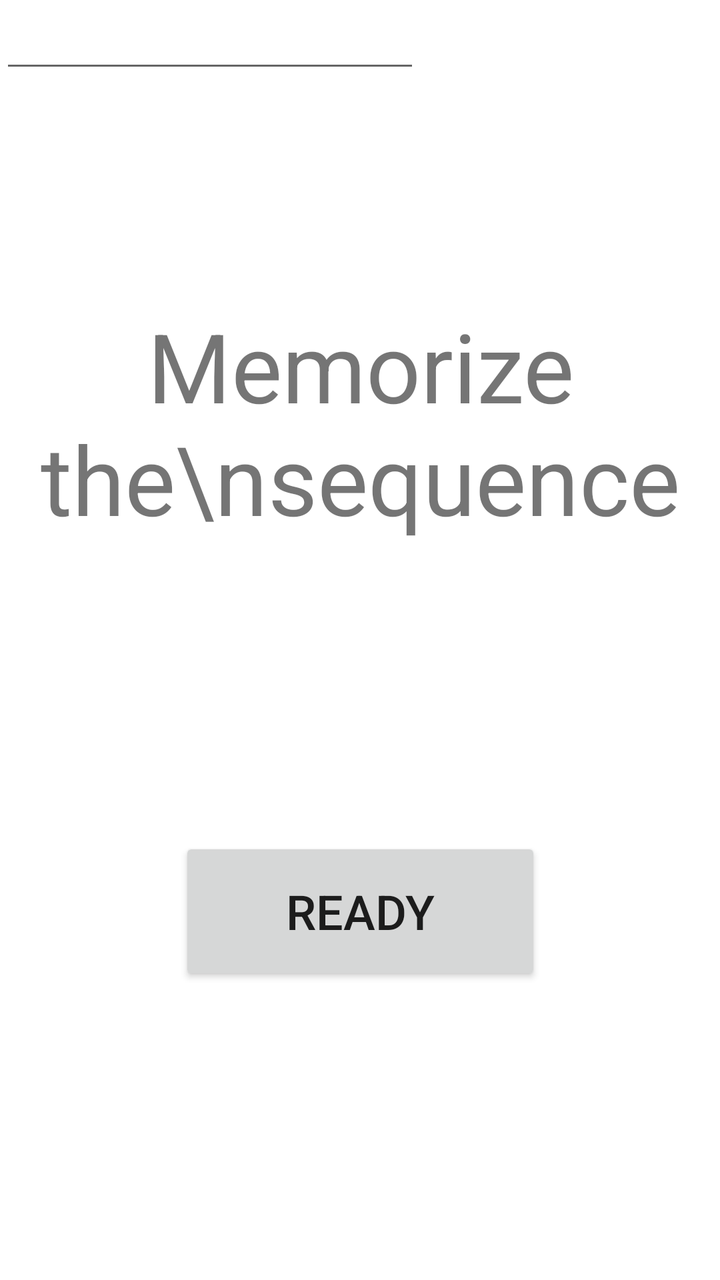
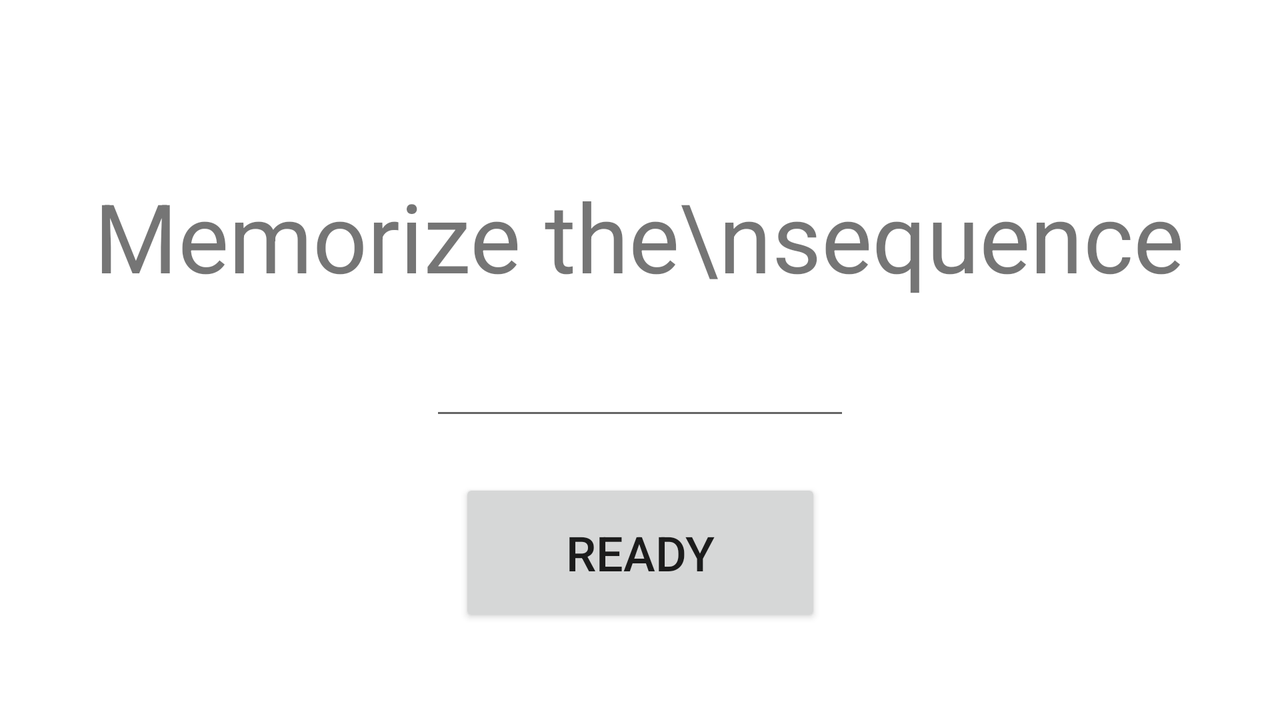

Compare how this app lays out the same screen by default and in its alternative resource folder. The renders come first, then the two layout files and the values they reference.
<!-- AndroidManifest.xml: application theme Theme.Error404 -->
<!-- res/layout/number_sequence_page.xml -->
<?xml version="1.0" encoding="utf-8"?>
<androidx.constraintlayout.widget.ConstraintLayout xmlns:android="http://schemas.android.com/apk/res/android"
    xmlns:app="http://schemas.android.com/apk/res-auto"
    xmlns:tools="http://schemas.android.com/tools"
    android:layout_width="match_parent"
    android:layout_height="match_parent"
    tools:context=".MainActivity">

    <ImageButton
        android:id="@+id/exitIconButton"
        android:layout_width="56dp"
        android:layout_height="60dp"
        android:adjustViewBounds="true"
        android:background="@null"
        android:scaleType="fitCenter"
        app:layout_constraintBottom_toTopOf="@+id/memorizeSequenceHeading"
        app:layout_constraintEnd_toEndOf="parent"
        app:layout_constraintHorizontal_bias="0.784"
        app:layout_constraintStart_toEndOf="@+id/helpIconButton"
        app:layout_constraintTop_toTopOf="parent"
        app:layout_constraintVertical_bias="0.35"
        app:srcCompat="@drawable/exitIcon" />

    <ImageButton
        android:id="@+id/helpIconButton"
        android:layout_width="71dp"
        android:layout_height="60dp"
        android:layout_marginStart="48dp"
        android:adjustViewBounds="true"
        android:background="@null"
        android:scaleType="fitCenter"
        app:layout_constraintBottom_toTopOf="@+id/memorizeSequenceHeading"
        app:layout_constraintStart_toStartOf="parent"
        app:layout_constraintTop_toTopOf="parent"
        app:layout_constraintVertical_bias="0.341"
        app:srcCompat="@drawable/helpIcon" />

    <TextView
        android:id="@+id/memorizeSequenceHeading"
        android:layout_width="wrap_content"
        android:layout_height="wrap_content"
        android:text="Memorize the\nsequence"
        android:textAlignment="center"
        android:textSize="48sp"
        app:layout_constraintBottom_toBottomOf="parent"
        app:layout_constraintHorizontal_bias="0.494"
        app:layout_constraintLeft_toLeftOf="parent"
        app:layout_constraintRight_toRightOf="parent"
        app:layout_constraintTop_toTopOf="parent"
        app:layout_constraintVertical_bias="0.29" />

    <EditText
        android:id="@+id/numSequence"
        android:layout_width="wrap_content"
        android:layout_height="wrap_content"
        android:ems="10"
        android:inputType="textPersonName"
        tools:layout_editor_absoluteX="100dp"
        tools:layout_editor_absoluteY="343dp" />

    <Button
        android:id="@+id/readyButton"
        android:layout_width="181dp"
        android:layout_height="74dp"
        android:text="READY"
        android:textAlignment="center"
        android:textSize="24sp"
        app:layout_constraintBottom_toBottomOf="parent"
        app:layout_constraintEnd_toEndOf="parent"
        app:layout_constraintStart_toStartOf="parent"
        app:layout_constraintTop_toBottomOf="@+id/memorizeSequenceHeading" />



</androidx.constraintlayout.widget.ConstraintLayout>
<!-- resources referenced by this layout -->
<resources>
  <style name="Theme.Error404" parent="Theme.MaterialComponents.DayNight.DarkActionBar">
          
          <item name="colorPrimary">#5B5761</item>
          <item name="colorPrimaryVariant">#38363A</item>
          <item name="colorOnPrimary">@color/white</item>
          
          <item name="colorSecondary">@color/teal_200</item>
          <item name="colorSecondaryVariant">@color/teal_700</item>
          <item name="colorOnSecondary">@color/black</item>
          
          <item name="android:statusBarColor" tools:targetApi="l">?attr/colorPrimaryVariant</item>
          
      </style>
</resources>
<!-- res/layout-land/number_sequence_page.xml (the author's variant of the layout above) -->
<!-- drawn on the phone turned sideways -->
<?xml version="1.0" encoding="utf-8"?>
<androidx.constraintlayout.widget.ConstraintLayout xmlns:android="http://schemas.android.com/apk/res/android"
    xmlns:app="http://schemas.android.com/apk/res-auto"
    xmlns:tools="http://schemas.android.com/tools"
    android:layout_width="match_parent"
    android:layout_height="match_parent"
    tools:context=".MainActivity">

    <ImageButton
        android:id="@+id/exitIconButton"
        android:layout_width="56dp"
        android:layout_height="60dp"
        android:layout_marginTop="24dp"
        android:layout_marginEnd="80dp"
        android:adjustViewBounds="true"
        android:background="@null"
        android:scaleType="fitCenter"
        app:layout_constraintBottom_toTopOf="@+id/memorizeSequenceHeading"
        app:layout_constraintEnd_toEndOf="parent"
        app:layout_constraintHorizontal_bias="1.0"
        app:layout_constraintStart_toEndOf="@+id/helpIconButton"
        app:layout_constraintTop_toTopOf="parent"
        app:layout_constraintVertical_bias="0.0"
        app:srcCompat="@drawable/exiticon" />

    <ImageButton
        android:id="@+id/helpIconButton"
        android:layout_width="71dp"
        android:layout_height="60dp"
        android:layout_marginStart="80dp"
        android:layout_marginTop="24dp"
        android:adjustViewBounds="true"
        android:background="@null"
        android:scaleType="fitCenter"
        app:layout_constraintBottom_toTopOf="@+id/memorizeSequenceHeading"
        app:layout_constraintStart_toStartOf="parent"
        app:layout_constraintTop_toTopOf="parent"
        app:layout_constraintVertical_bias="0.341"
        app:srcCompat="@drawable/helpicon" />

    <TextView
        android:id="@+id/memorizeSequenceHeading"
        android:layout_width="wrap_content"
        android:layout_height="wrap_content"
        android:text="Memorize the\nsequence"
        android:textAlignment="center"
        android:textSize="48sp"
        app:layout_constraintBottom_toBottomOf="parent"
        app:layout_constraintHorizontal_bias="0.494"
        app:layout_constraintLeft_toLeftOf="parent"
        app:layout_constraintRight_toRightOf="parent"
        app:layout_constraintTop_toTopOf="parent"
        app:layout_constraintVertical_bias="0.29" />

    <EditText
        android:id="@+id/numSequence"
        android:layout_width="wrap_content"
        android:layout_height="wrap_content"
        android:ems="10"
        android:inputType="textPersonName"
        app:layout_constraintBottom_toTopOf="@+id/readyButton"
        app:layout_constraintEnd_toEndOf="parent"
        app:layout_constraintStart_toStartOf="parent"
        app:layout_constraintTop_toBottomOf="@+id/memorizeSequenceHeading"
        app:layout_constraintVertical_bias="0.493" />

    <Button
        android:id="@+id/readyButton"
        android:layout_width="181dp"
        android:layout_height="74dp"
        android:text="READY"
        android:textAlignment="center"
        android:textSize="24sp"
        app:layout_constraintBottom_toBottomOf="parent"
        app:layout_constraintEnd_toEndOf="parent"
        app:layout_constraintStart_toStartOf="parent"
        app:layout_constraintTop_toBottomOf="@+id/memorizeSequenceHeading"
        app:layout_constraintVertical_bias="0.657" />


</androidx.constraintlayout.widget.ConstraintLayout>
